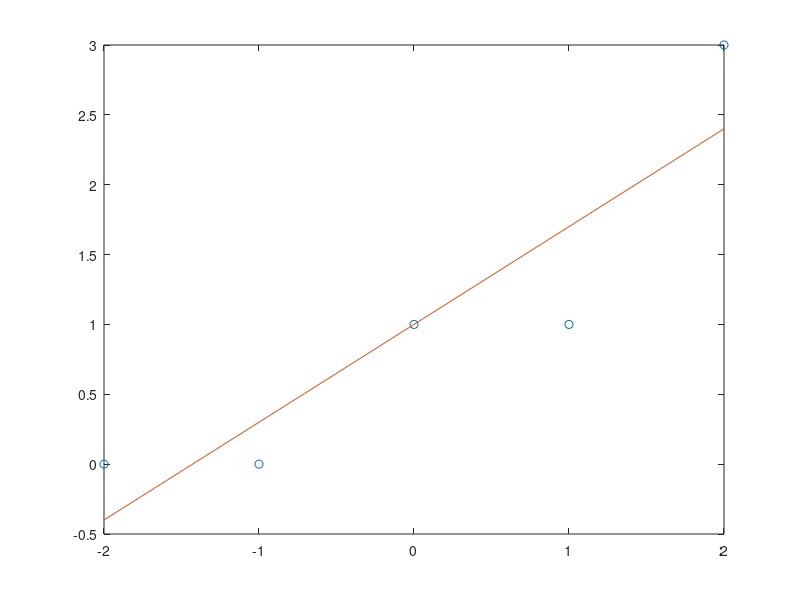
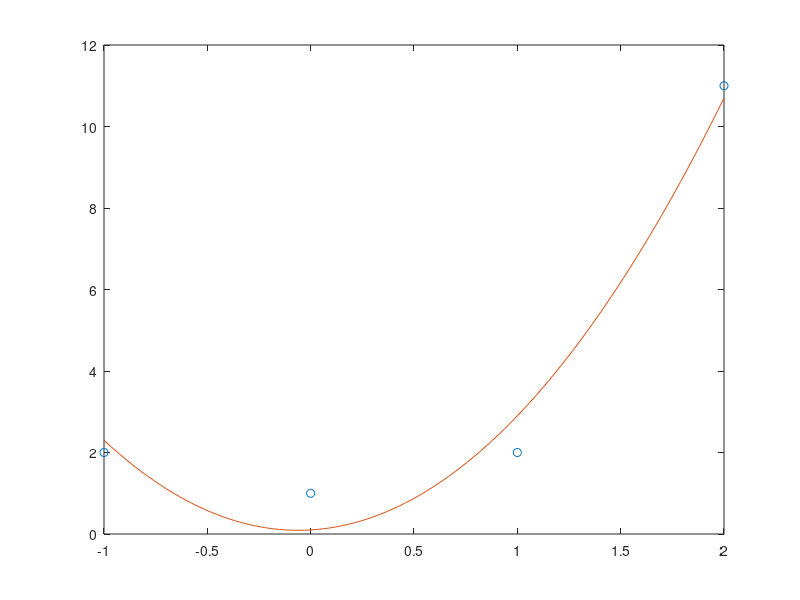
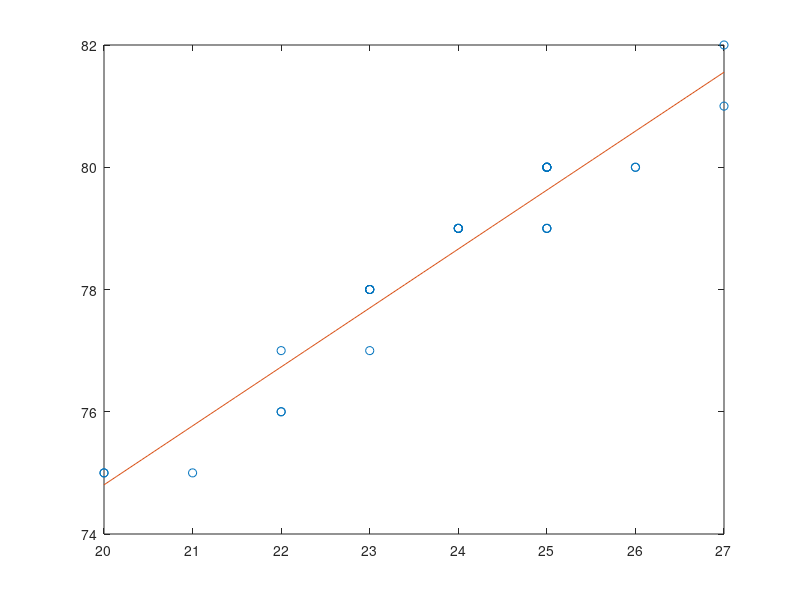

Write the MATLAB code that produced these figures, in order.
pkg load statistics
#1
X = [-2, -1, 0, 1, 2];
Y = [0, 0, 1, 1, 3];
#a)
x_barat = mean(X)
y_barat = mean(Y)
#b)
sx = var(X)
sy = var(Y)
#c)
covariatia = cov(X,Y)
#d)
corelatia = corrcoef(X,Y);
printf("Corelatia este: %d\n", corelatia(2))
#e)
p = polyfit (X, Y, 1)
x1 = linspace(-2,2);
y1 = polyval(p,x1);
figure
plot(X,Y,'o')
hold on
plot(x1,y1)
hold off
#f)
y1 = polyval(p, 2.5)
y2 = polyval(p, 3)

#2
X = [-1, 0, 1, 2];
Y = [2, 1, 2, 11];
#a)
x_barat = mean(X)
y_barat = mean(Y)
#b)
sx = var(X)
sy = var(Y)
#c)
covariatia = cov(X,Y)
#d)
corelatia = corrcoef(X,Y);
printf("Corelatia este: %d\n", corelatia(2))
#e)
p = polyfit (X, Y, 2)
x1 = linspace(-1,2);
y1 = polyval(p,x1);
figure
plot(X,Y,'o')
hold on
plot(x1,y1)
hold off
#f)
y1 = polyval(p, 2.5)
y2 = polyval(p, 3)

#3
X = [20*ones(1, 2), 21*ones(1, 1), 22*ones(1, 3), 23*ones(1, 6), 24*ones(1, 5), 25*ones(1, 9), 26*ones(1, 2), 27*ones(1, 2)]
Y = [75*ones(1, 3), 76*ones(1, 2), 77*ones(1, 2), 78*ones(1, 5), 79*ones(1, 8), 80*ones(1, 8), 81*ones(1, 1), 82*ones(1, 1)]
#a)
x_barat = mean(X)
y_barat = mean(Y)
#b)
sx = var(X)
sy = var(Y)
#c)
covariatia = cov(X,Y)
#d)
corelatia = corrcoef(X,Y);
printf("Corelatia este: %d\n", corelatia(2))
#e)
p = polyfit (X, Y, 1)
x1 = linspace(20,27);
y1 = polyval(p,x1);
figure
plot(X,Y,'o')
hold on
plot(x1,y1)
hold off
#f)
y1 = polyval(p, 2.5)
y2 = polyval(p, 3)